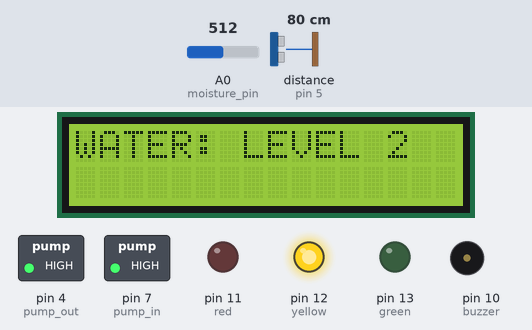
Recording of a sketch running on a simulated Arduino Uno, built with avr-gcc and run on an emulated ATmega328P. On the bench: 16×2 character LCD, switched loads named in the sketch (green lamp = pin HIGH), output pins drawn as LEDs (lit = HIGH), buzzer (waves = sounding, pin HIGH). Wiring (inferred from the names in the program): ultrasonic range finder: trigger pin 6; echo pin 5. Inputs (shaded band) come from the test bench; at power-on: distance to the obstacle (sensor on pin 5) 80 cm, A0 (moisture_pin) = 512. The echo pulse lasts 58.3 µs per cm; pins used as bus, display or sensor lines are not drawn; what the sketch prints to the serial monitor is not drawn.

Above: at 1.3 s.
1.4 s: distance to the obstacle (sensor on pin 5) set to 4 cm
At 1.62 s:
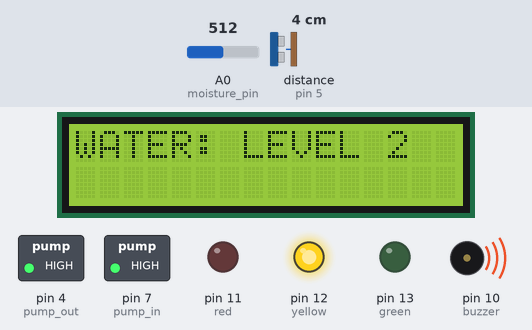
4.4 s: A0 (moisture_pin) set to 641
At 5.5 s:
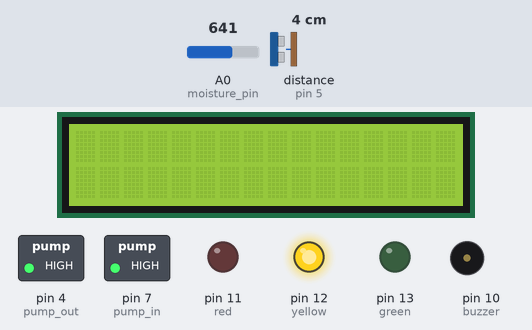
6.1 s: A0 (moisture_pin) set to 669
At 7.2 s:
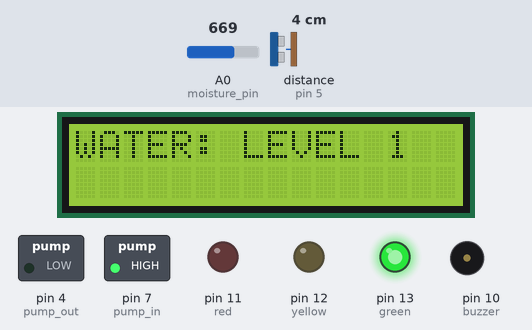
7.7 s: A0 (moisture_pin) set to 618
At 8.8 s:
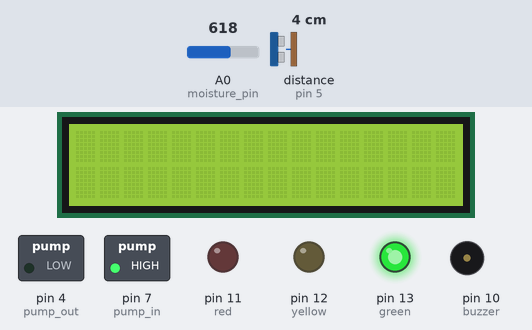
9.2 s: A0 (moisture_pin) set to 582
At 10.2 s:
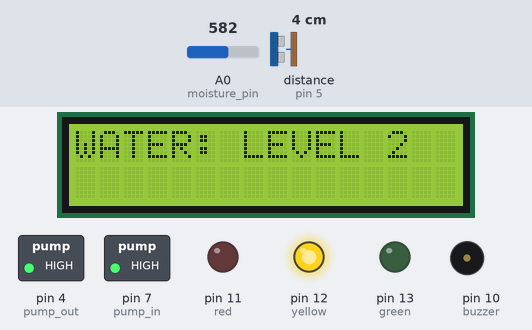
10.7 s: distance to the obstacle (sensor on pin 5) set to 178 cm
Timing chart, 0 to 13.7 s (numbered marks = the images above; inputs shaded):
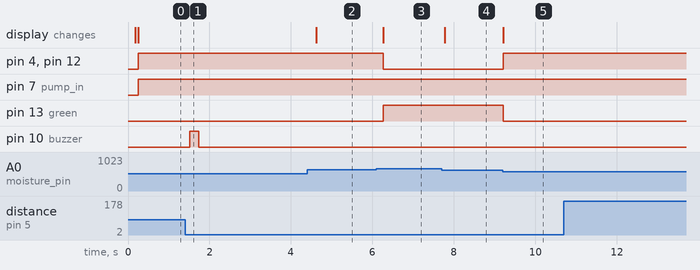

Measured:
- the behaviour switches between 650 and 651 on A0 (moisture_pin) (found by bisection; images 2 and 3)
- the behaviour switches between 600 and 599 on A0 (moisture_pin) (found by bisection; images 4 and 5)
- after the input at 1.4 s, pin 10 (buzzer): LOW → HIGH after 0.11 s, → LOW 0.22 s later
- after the input at 4.4 s, the display: changes after 0.22 s (image 2)
- after the input at 6.1 s, pin 4 (pump_out), pin 12 (yellow): HIGH → LOW after 0.16 s; pin 13 (green): LOW → HIGH after 0.16 s; the display: changes after 0.16 s (image 3)
- after the input at 7.7 s, the display: changes after 0.08 s (image 4)
- after the input at 9.2 s, pin 4 (pump_out), pin 12 (yellow): LOW → HIGH at once; pin 13 (green): HIGH → LOW at once; the display: changes at once (image 5)
- after the input at 10.7 s, every drawn part: stays the same

The sketch:

smart_farming_Motion_Detection.ino
```cpp
// Made by Harisudhan
// www.youtube.com/@harisudhantechnology

#include <Wire.h>
#include <LiquidCrystal_I2C.h>

// LCD
LiquidCrystal_I2C lcd(0x27, 16, 2);

// LEDs
const int green = 13;
const int yellow = 12;
const int red = 11;

// Buzzer
const int buzzer = 10;

// Relay pins
const int pump_in = 7;
const int pump_out = 4;

// Ultrasonic
const int trig_pin = 6;
const int echo_pin = 5;

// Moisture sensor
const int moisture_pin = A0;

bool objectDetected = false;

float timing = 0;
float distance = 0;

void setup()
{
  lcd.init();
  lcd.backlight();
  lcd.setCursor(1, 1);
  lcd.print("Smart Farming");
  delay(100);
  lcd.clear();

  pinMode(red, OUTPUT);
  pinMode(yellow, OUTPUT);
  pinMode(green, OUTPUT);
  pinMode(buzzer, OUTPUT);
  pinMode(pump_in, OUTPUT);
  pinMode(pump_out, OUTPUT);
  pinMode(trig_pin, OUTPUT);
  pinMode(echo_pin, INPUT);

  digitalWrite(pump_in, LOW);
  digitalWrite(pump_out, LOW);
  Serial.begin(9600);
}

void loop()
{
  handleUltrasonic();
  Moisture();
}

//////////////////////////////////////////////////
// ULTRASONIC OBJECT DETECTION
//////////////////////////////////////////////////

void handleUltrasonic()
{
  digitalWrite(trig_pin, LOW);
  delayMicroseconds(2);
  digitalWrite(trig_pin, HIGH);
  delayMicroseconds(10);
  digitalWrite(trig_pin, LOW);

  timing = pulseIn(echo_pin, HIGH);
  distance = (timing * 0.034) / 2;
  if (distance > 2 && distance < 400)
  {
    //    Serial.print("Distance: ");
    //    Serial.print(distance);
    //    Serial.println(" cm");

    if (distance <= 20 && !objectDetected)
    {
      Serial.println("Object detected!");
      digitalWrite(buzzer, HIGH); // Buzzer ON
      objectDetected = true;
    }
    else
    {
      digitalWrite(buzzer, LOW);    // Buzzer OFF
    }

    if (distance > 30)
    {
      objectDetected = false;
    }
  }

  delay(50);
}
//////////////////////////////////////////////////
// MOISTURE SENSOR + LCD + RELAY CONTROL
//////////////////////////////////////////////////

void Moisture()
{
  int level = analogRead(moisture_pin);

  lcd.clear();

  Serial.println(level);
  if (level < 175)
  {
    lcd.setCursor(0, 0);
    lcd.print("WATER: LEVEL 5");
    Serial.println("Moisture: LEVEL 5");
    digitalWrite(red, HIGH);
    digitalWrite(yellow, LOW);
    digitalWrite(green, LOW);
    digitalWrite(pump_in, LOW);
    digitalWrite(pump_out, HIGH);
  }

  else if (level < 300)
  {
    lcd.setCursor(0, 0);
    lcd.print("WATER: LEVEL 4");
    Serial.println("Moisture: LEVEL 4");
    digitalWrite(red, HIGH);
    digitalWrite(yellow, LOW);
    digitalWrite(green, LOW);
    digitalWrite(pump_in, LOW);
    digitalWrite(pump_out, HIGH);
  }

  else if (level < 500)
  {
    lcd.setCursor(0, 0);
    lcd.print("WATER: LEVEL 3");
    Serial.println("Moisture: LEVEL 3");
    digitalWrite(red, LOW);
    digitalWrite(yellow, HIGH);
    digitalWrite(green, LOW);
    digitalWrite(pump_in, HIGH);
    digitalWrite(pump_out, HIGH);
  }

  else if (level < 600)
  {
    lcd.setCursor(0, 0);
    lcd.print("WATER: LEVEL 2");
    Serial.println("Moisture: LEVEL 2");
    digitalWrite(red, LOW);
    digitalWrite(yellow, HIGH);
    digitalWrite(green, LOW);
    digitalWrite(pump_in, HIGH);
    digitalWrite(pump_out, HIGH);
  }

  else if (level > 650)
  {
    lcd.setCursor(0, 0);
    lcd.print("WATER: LEVEL 1");
    Serial.println("Moisture: LEVEL 1");
    digitalWrite(red, LOW);
    digitalWrite(yellow, LOW);
    digitalWrite(green, HIGH);
    digitalWrite(pump_in, HIGH);
    digitalWrite(pump_out, LOW);
  }

  delay(150);
}
```
